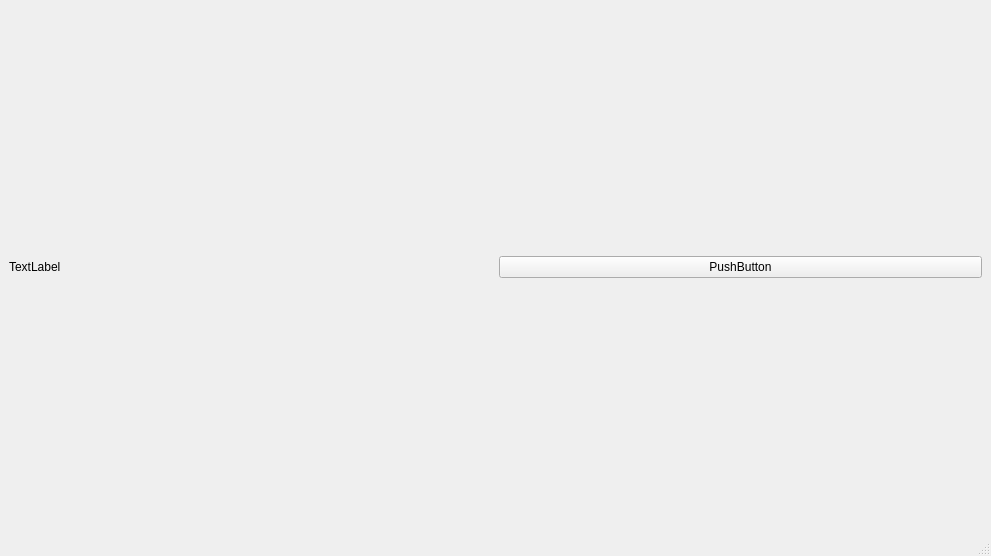
<?xml version="1.0" encoding="UTF-8"?>
<ui version="4.0">
 <class>MainWindow</class>
 <widget class="QMainWindow" name="MainWindow">
  <property name="geometry">
   <rect>
    <x>0</x>
    <y>0</y>
    <width>991</width>
    <height>556</height>
   </rect>
  </property>
  <property name="windowTitle">
   <string>MainWindow</string>
  </property>
  <widget class="QWidget" name="centralwidget">
   <layout class="QHBoxLayout" name="horizontalLayout">
    <item>
     <widget class="QLabel" name="label">
      <property name="text">
       <string>TextLabel</string>
      </property>
     </widget>
    </item>
    <item>
     <widget class="QPushButton" name="pushButton">
      <property name="text">
       <string>PushButton</string>
      </property>
     </widget>
    </item>
   </layout>
  </widget>
  <widget class="QMenuBar" name="menubar">
   <property name="geometry">
    <rect>
     <x>0</x>
     <y>0</y>
     <width>991</width>
     <height>25</height>
    </rect>
   </property>
  </widget>
  <widget class="QStatusBar" name="statusbar"/>
 </widget>
 <resources/>
 <connections/>
</ui>
